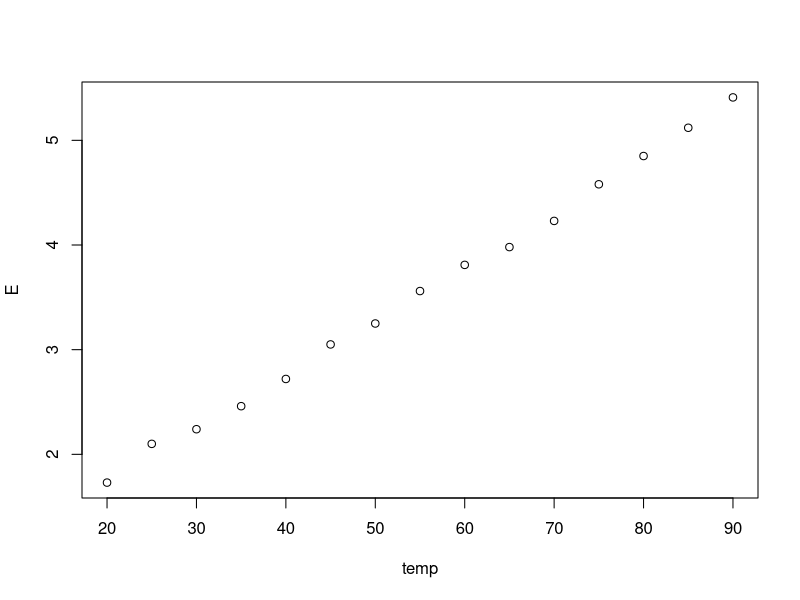
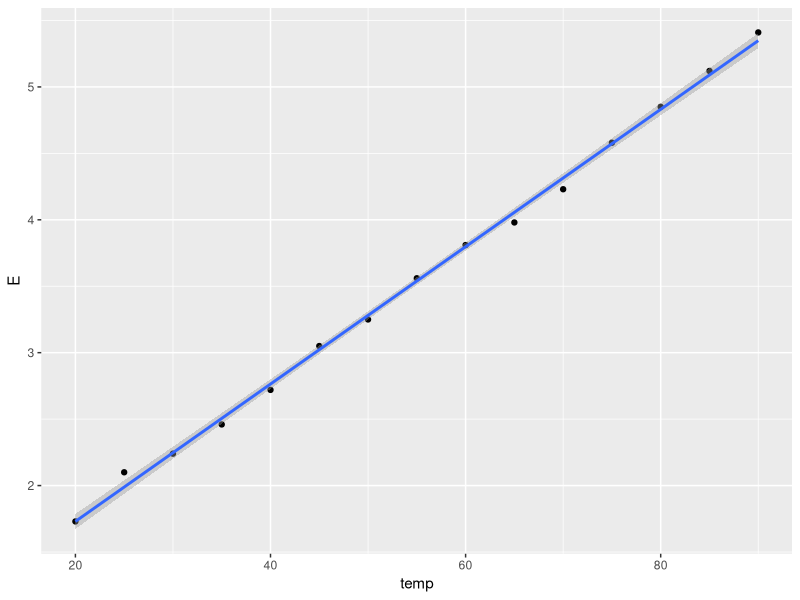
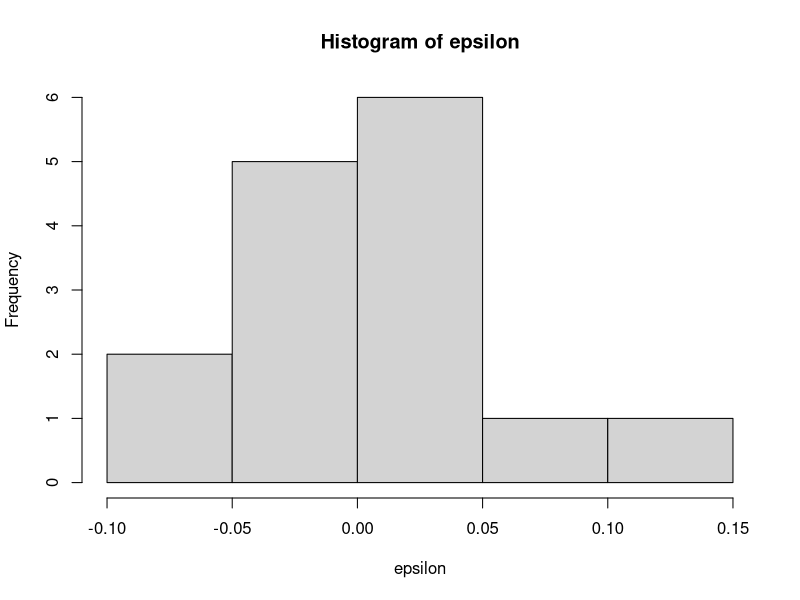
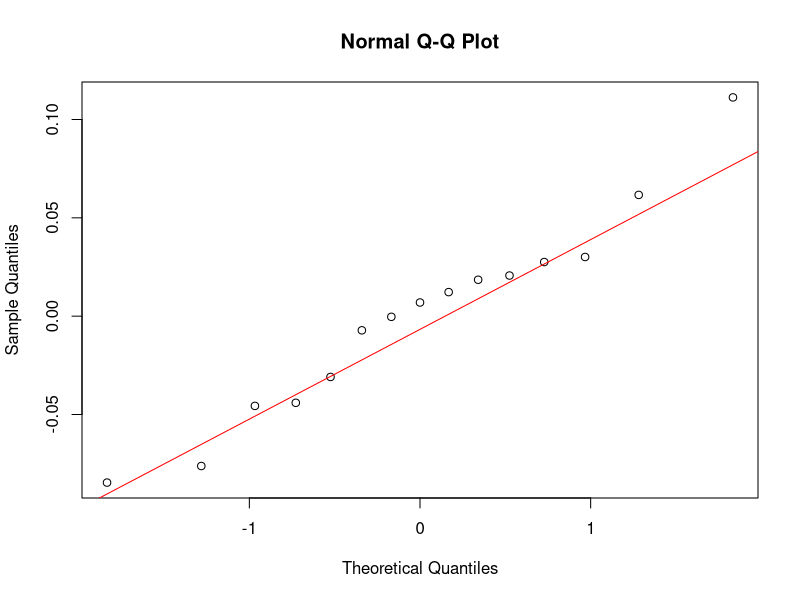
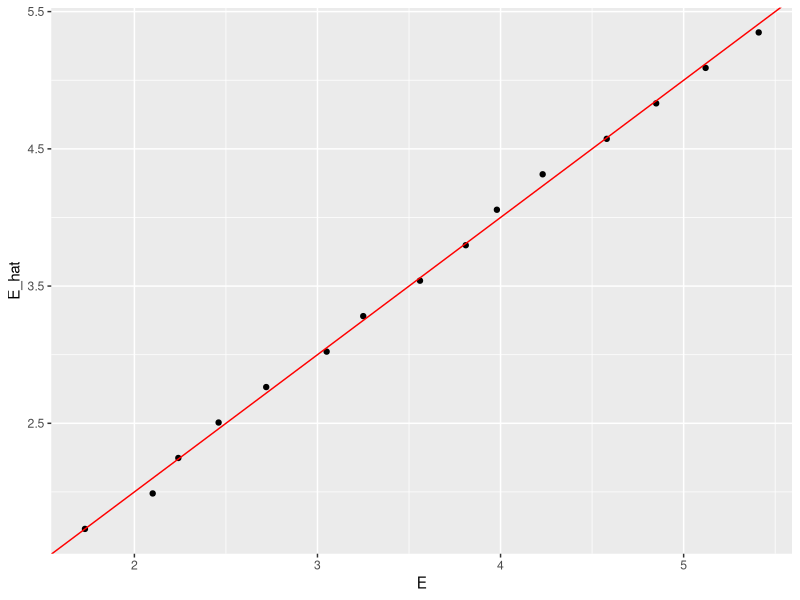

Recreate these plots in R, in order.
## ---- chunk 1
knitr::opts_chunk$set(echo = TRUE)
## ---- chunk 2
temp<-seq(from=20,to=90,by=5)
E<-c(1.73,2.10,2.24,2.46,2.72,3.05,3.25,3.56,3.81,3.98,4.23,4.58,4.85,5.12,5.41)
temp_sensor<-data.frame(temp=temp,E=E)

plot(x=temp,y=E)
## ---- chunk 3
var(temp)*14/15
## ---- chunk 4
mean(temp^2)-mean(temp)^2
## ---- chunk 5
var(E)*14/15
## ---- chunk 6
cov(temp,E)*14/15
## ---- chunk 7
mean(temp*E)-mean(temp)*mean(E)
## ---- chunk 8
reg<-lm(E~temp,data = temp_sensor)
summary(reg)

## ---- chunk 9
confint(reg,level = 0.95)
## ---- chunk 10
(alpha<-cov(temp,E)/var(temp))
## ---- chunk 11
(b<-mean(E)-alpha*mean(temp))
## ---- chunk 12
library(ggplot2) #il est plus esthétique d'utiliser la librairie ggplot2
ggplot(temp_sensor,aes(x=temp,y=E))+
  geom_point()+
  stat_smooth(method="lm")+
  xlab("temp")+
  ylab("E")

## ---- chunk 13
E_hat<-reg$fitted.values
(SCres<-sum((E-E_hat)^2))
## ---- chunk 14
 (Screg<-sum((E_hat-mean(E))^2))
## ---- chunk 15
 (ScT<-sum((E-mean(E))^2))
## ---- chunk 16
0.0368019 + 18.69989
## ---- chunk 17
(R2<-Screg/ScT)
## ---- chunk 18
reg$residuals

## ---- chunk 19
(epsilon<-E-E_hat)
## ---- chunk 20
mean(epsilon)
var(epsilon)
## ---- chunk 21
hist(epsilon)
## ---- chunk 22
qqnorm(epsilon);qqline(epsilon,col="red")

## ---- chunk 23
shapiro.test(epsilon)
## ---- chunk 24
temp_sensor$E_hat<-E_hat
ggplot(temp_sensor, aes(x=E,y=E_hat))+
  geom_point()+
  geom_abline(intercept=0,slope=1,color="red")+
  xlab("E")+
  ylab("E_hat")

## ---- chunk 25
reg<-lm(E~temp,data = temp_sensor)
new_temp<-data.frame(temp=c(100,110,120))
predict(reg,newdata = new_temp,interval = "prediction")
